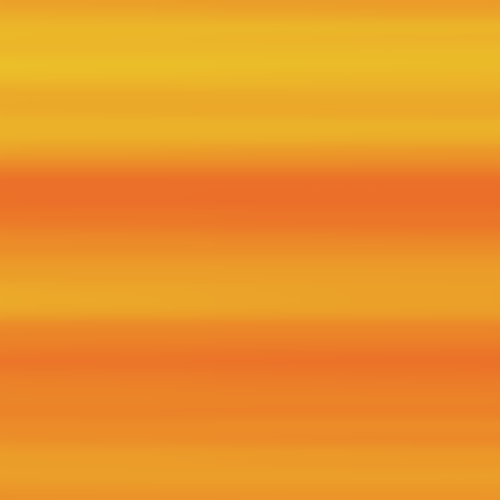
Frame 1 (no input)
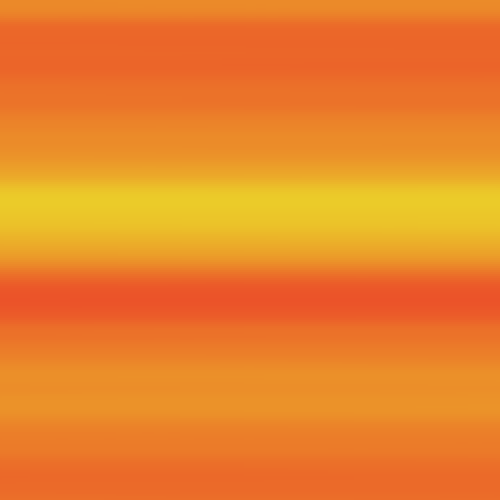
Frame 60 (the mouse pressed at the canvas centre just before this capture)
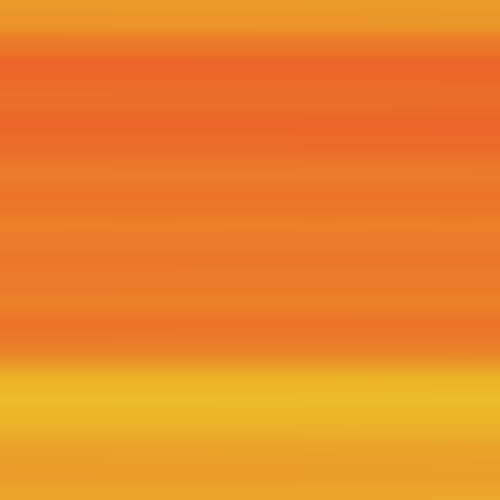
Frame 120 (the mouse held since frame 60 and released just before this capture)

The Processing sketch that drew these frames (run headless with seeded random() and noise(); from frame 60 on, the mouse is pressed at the canvas centre):

// Processing sketch: sketch_07
// ── sketch_07.pde
// Code + Math - Spring 2014
// Example 7 - Color Bands (Screensaver)


int size = 2; //This determines detail of the color bands. Higher numbers make it more "pixelated"
float mod = .01; //This changes the "resolution" of the noise. A higher number means a more fragmented image. 

void setup() {
 size(500,500);
  noStroke(); 
  colorMode(HSB, 255); // Change the color mode for easier color-shifting
}

void draw() {
  
  // We loop through and draw squares across the entire canvas.
  // The number of squares is determined by the size variable we set earlier.
  for( int x = 0; x < width; x+= size ) {
    for ( int y = 0; y < height; y+= size ) {
      /*
      Noise doesn't have to be determined by only one parameter. We can give it
      up to three. These are sometimes based on the x,y,z position of something.
      In this case, we're getting a hue based on both time and the positions
      of the squares. We use time because without this the colors would stay the
      same and not change. We also use the y position to change the hue because by
      doing this we can create bands of color - they are the same for all squares
      with the same y position.
      */
      
      float hue = noise(millis()*0.0003, y * mod) * 45;
      fill( hue, 210, 235 );
       rect(x, y, size, size);
    }
  }
  
}
